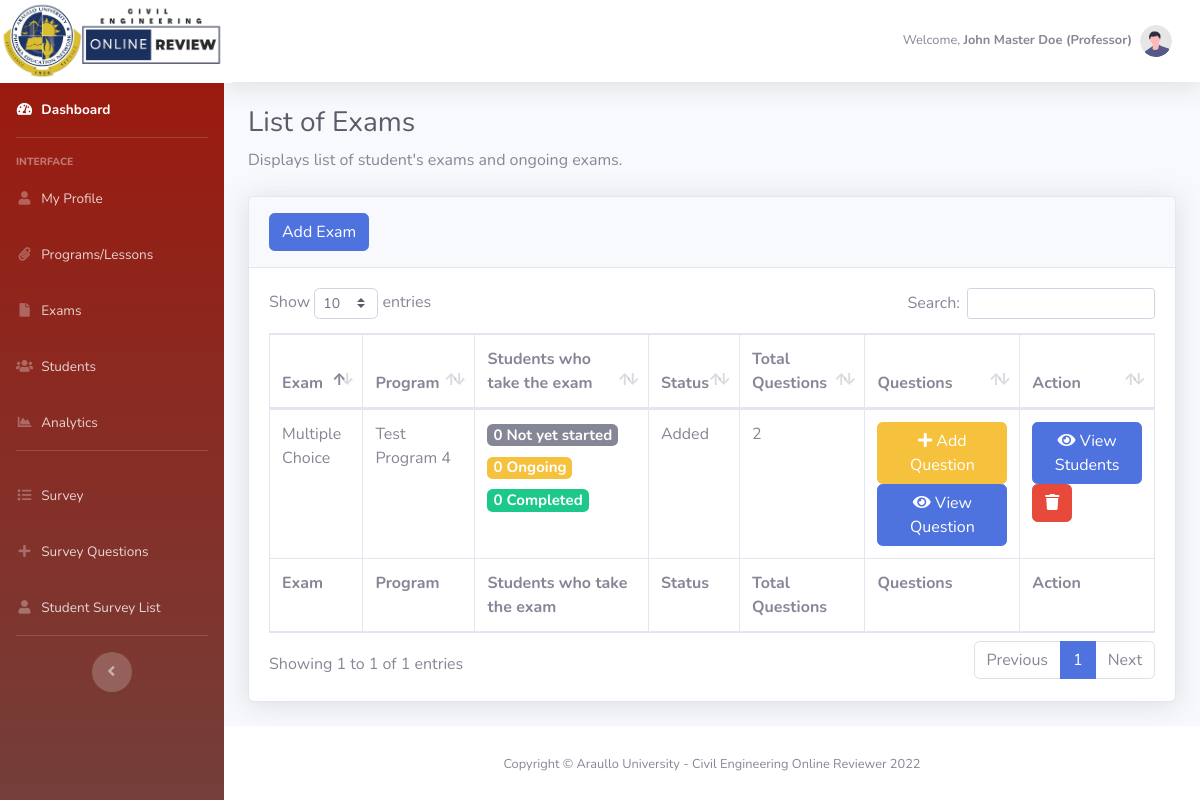
Screenshot of /dashboard/admin_exams.php (signed in) with the database file from the repository.
### tables this page shows
CREATE TABLE `user_account` (
  `id` int(11) NOT NULL,
  `member_id` varchar(50) NOT NULL,
  `email_address` varchar(50) NOT NULL,
  `firstname` varchar(50) NOT NULL,
  `last_name` varchar(50) NOT NULL,
  `phone_number` int(11) NOT NULL,
  `age` int(11) NOT NULL,
  `birthday` varchar(50) NOT NULL,
  `religion` varchar(50) NOT NULL,
  `blood_type` varchar(50) NOT NULL,
  `upload_image` varchar(255) NOT NULL,
  `gender` varchar(50) NOT NULL,
  `user_type` varchar(25) NOT NULL,
  `password` varchar(255) NOT NULL,
  `date_created` varchar(100) NOT NULL,
  `date_updated` varchar(100) NOT NULL
);

CREATE TABLE `exam` (
  `exam_id` int(11) NOT NULL,
  `exam_category_id` int(11) NOT NULL,
  `program_id` int(11) NOT NULL,
  `exam_description` longtext NOT NULL,
  `duration` int(11) NOT NULL,
  `total_questions` int(11) NOT NULL,
  `member_id` varchar(50) NOT NULL,
  `date_created` date NOT NULL,
  `exam_status` varchar(50) NOT NULL,
  `date_modified` datetime NOT NULL
);

CREATE TABLE `programs` (
  `program_id` int(50) NOT NULL,
  `member_id` varchar(50) NOT NULL,
  `program_name` varchar(100) NOT NULL,
  `short_desc` longtext NOT NULL,
  `with_exam` int(2) NOT NULL,
  `upload_image` varchar(255) NOT NULL,
  `date_created` datetime NOT NULL,
  `date_modified` datetime NOT NULL
);

### dashboard/model/Admin.php (called while the page is built, shortened)
<?php
	class Admin {
		public $db;
		public function __construct(){
			$this->db = new mysqli(DB_HOST, DB_USER, DB_PASSWORD, DB_DATABASE);
		}
        public function get_admin_info($email_address){
    		$sql3="SELECT CONCAT_WS(' ', a.firstname, a.last_name) as fullname,
                        a.firstname,
                        a.last_name,
                        a.member_id,
                        a.email_address,
                        a.gender,
                        a.age,
                        a.birthday,
                        a.religion,
                        a.blood_type,
                        a.phone_number,
                        b.academic_year,
                        b.teaching_class,
                        b.section
                FROM user_account a
                LEFT JOIN user_additional_information b ON b.member_id = a.member_id
                WHERE a.email_address = '$email_address' AND user_type='Professor'";
	        $result = mysqli_query($this->db,$sql3);
	        return $user_data = mysqli_fetch_assoc($result);
    	}
    	public function get_fullname($email_address){
    		$sql3="SELECT CONCAT_WS(' ', firstname, last_name) as fullname FROM user_account WHERE email_address = '$email_address'";
	        $result = mysqli_query($this->db,$sql3);
	        $user_data = mysqli_fetch_array($result);
	        return $user_data['fullname'];
    	}
    	public function get_usertype($email_address){
    		$sql3="SELECT user_type FROM user_account WHERE email_address = '$email_address'";
	        $result = mysqli_query($this->db,$sql3);
	        $user_data = mysqli_fetch_array($result);
	        return $user_data['user_type'];
    	}
    	public function get_all_exams_list($member_id){
    		$sql3="SELECT * FROM exam a
                    LEFT JOIN programs b on b.program_id = a.program_id
                    WHERE a.member_id = '$member_id'";
	        $result = mysqli_query($this->db,$sql3);
	        return $result_data = mysqli_fetch_all($result,MYSQLI_ASSOC);
    	}
        public function get_all_questions_by_exam_id($exam_id) {
            $sql="SELECT * FROM exam_details WHERE exam_id='$exam_id'";
            $check =  $this->db->query($sql);
            return $count_row = $check->num_rows;
        }
        public function get_all_students_not_started($id) {
            $sql="SELECT * FROM students
                WHERE program_id='$id'
                AND stud_exam_status = '0'";
            $check =  $this->db->query($sql);
            return $count_row = $check->num_rows;
        }
        public function get_all_students_ongoing($id) {
            $sql="SELECT * FROM students
                WHERE program_id='$id'
                AND stud_exam_status = '1'";
            $check =  $this->db->query($sql);
            return $count_row = $check->num_rows;
        }
        public function get_all_students_completed($id) {
            $sql="SELECT * FROM students
                WHERE program_id='$id'
                AND stud_exam_status = '2'";
            $check =  $this->db->query($sql);
            return $count_row = $check->num_rows;
        }
	}
?>

### dashboard/admin_exams.php (the view, shortened to what this page needs)
<?php
    include_once('db_header.php');
?>
    <h1 class="h3 mb-2 text-gray-800">List of Exams</h1>
    <p class="mb-4">Displays list of student's exams and ongoing exams.</p>
    <div class="card shadow mb-4">
        <div class="card-header py-3">
            <h6 class="m-0 font-weight-bold text-primary">
                <a class="btn btn-primary" href="add_edit_exams.php?action=add">Add Exam</a>
                <?php
                    $get_profile_info =  $admin->get_admin_info($_SESSION['email_address']);
                ?>
            </h6>
        </div>
        <div class="card-body">
            <div class="table-responsive">
                <table class="table table-bordered" id="dataTable" width="100%" cellspacing="0">
                    <thead>
                        <tr>
                            <th>Exam</th>
                            <th>Program</th>
                            <th>Students who take the exam</th>
                            <th>Status</th>
                            <th>Total Questions</th>
                            <th>Questions</th>
                            <th>Action</th>
                        </tr>
                    </thead>
                    <tfoot>
                        <tr>
                            <th>Exam</th>
                            <th>Program</th>
                            <th>Students who take the exam</th>
                            <th>Status</th>
                            <th>Total Questions</th>
                            <th>Questions</th>
                            <th>Action</th>
                        </tr>
                    </tfoot>
                    <tbody>
                        <?php
                            $get_exams_list =  $admin->get_all_exams_list($get_profile_info['member_id']);
                            foreach($get_exams_list as $exams) {
                        ?>
                        <tr>
                            <td>
                                <?php
                                    if($exams['exam_category_id'] == '1') {
                                ?>
                                    Essay
                                <?php
                                    }
                                    else {
                                ?>
                                    Multiple Choice
                                <?php
                                    }
                                ?>
                            </td>
                            <td><?php echo $exams['program_name'] ?></td>
                            <td>
                                <h5><span class="badge badge-secondary"><?php echo $admin->get_all_students_not_started($exams['program_id']) ?> Not yet started</span></h5>
                                <h5><span class="badge badge-warning"><?php echo $admin->get_all_students_ongoing($exams['program_id']) ?> Ongoing</span></h5>
                                <h5><span class="badge badge-success"><?php echo $admin->get_all_students_completed($exams['program_id']) ?> Completed</span></h5>
                            </td>
                            <td><?php echo $exams['exam_status'] ?></td>
                            <td>
                                <?php
                                    if($exams['exam_category_id'] == '1') {
                                        echo $admin->get_all_essays_by_exam_id($exams['exam_id']);
                                    }
                                    else {
                                        echo $admin->get_all_questions_by_exam_id($exams['exam_id']);
                                    }
                                ?>
                            </td>
                            <td>
                                <a class="btn btn-warning" href="add_edit_exams.php?action=edit_<?php echo $exams['exam_category_id']?>&program_name=<?php echo $exams['program_name']?>&id=<?php echo $exams['exam_id']?>&total_questions=<?php echo $exams['total_questions']?>&memberid=<?php echo $exams['member_id']?>"><i class="fa fa-plus"></i> Add Question</a>
                                <?php
                                    if($admin->get_all_questions_by_exam_id($exams['exam_id']) > 0 || $admin->get_all_essays_by_exam_id($exams['exam_id']) > 0) {
                                ?>
                                    <a class="btn btn-primary" href="add_edit_exams.php?action=view_<?php echo $exams['exam_category_id']?>&program_name=<?php echo $exams['program_name']?>&id=<?php echo $exams['exam_id']?>&total_questions=<?php echo $exams['total_questions']?>&memberid=<?php echo $exams['member_id']?>"><i class="fa fa-eye"></i> View Question</a>
                                <?php
                                    }
                                ?>
                            </td>
                            <td>
                                <li class="list-inline-item">
                                    <a class="btn btn-primary" href="add_edit_exams.php?action=view_students&id=<?php echo $exams['exam_id']?>&program_name=<?php echo $exams['program_name']?>&program_id=<?php echo $exams['program_id']?>" title="View Students"><i class="fa fa-eye"></i> View Students</a>
                                    <a class="btn btn-danger" href="admin/exam.php?id=<?php echo $exams['exam_id']?>" title="Delete this exam"><i class="fa fa-trash"></i></a>
                                </li>
                            </td>
                        </tr>
                        <?php
                            }
                        ?>
                    </tbody>
                </table>
            </div>
        </div>
    </div>
<?php
    include_once('db_footer.php');
?>

### dashboard/db_header.php (shortened to what this page needs)
<?php
    require_once ('model/Admin.php');
    $admin = new Admin();
?>
<!DOCTYPE html>
<html lang="en">
<head>
    <link href="vendor/fontawesome-free/css/all.min.css" rel="stylesheet" type="text/css">
    <link href="css/sb-admin-2.min.css" rel="stylesheet">
    <link href="vendor/datatables/dataTables.bootstrap4.min.css" rel="stylesheet">
</head>
<body id="page-top">
    <div id="wrapper">
        <?php
            include_once("menu.php")
        ?>
    <div id="content-wrapper" class="d-flex flex-column">
        <div id="content">
            <nav class="navbar navbar-expand navbar-light bg-white topbar mb-4 static-top shadow">
                <ul class="navbar-nav ml-auto">
                    <li class="nav-item dropdown no-arrow">
                        <a class="nav-link dropdown-toggle" href="#" id="userDropdown" role="button"
                            data-toggle="dropdown" aria-haspopup="true" aria-expanded="false">
                            <?php
                                if (isset($_SESSION['email_address'])) :
                            ?>
                                <span class="mr-2 d-none d-lg-inline text-gray-600 small">Welcome, <strong><?php echo $admin->get_fullname($_SESSION['email_address']); ?> (<?php echo $admin->get_usertype($_SESSION['email_address']); ?>)</strong></span>
                                <img class="img-profile rounded-circle"
                                    src="img/undraw_profile.svg">
                            <?php
                                endif
                            ?>
                        </a>
                    </li>
                </ul>
            </nav>
            <div class="container-fluid">

### rows the page displays
user_account: user_type "Professor"
exam: shows "Multiple Choice", program.program_name "Test Program 4", all_students_not_started "0", all_students_ongoing "0", all_students_completed "0", exam_status "Added", all_questions_by_exam_id "2"

### other values shown
$admin->get_fullname($_SESSION['email_address']) "John Master Doe"
